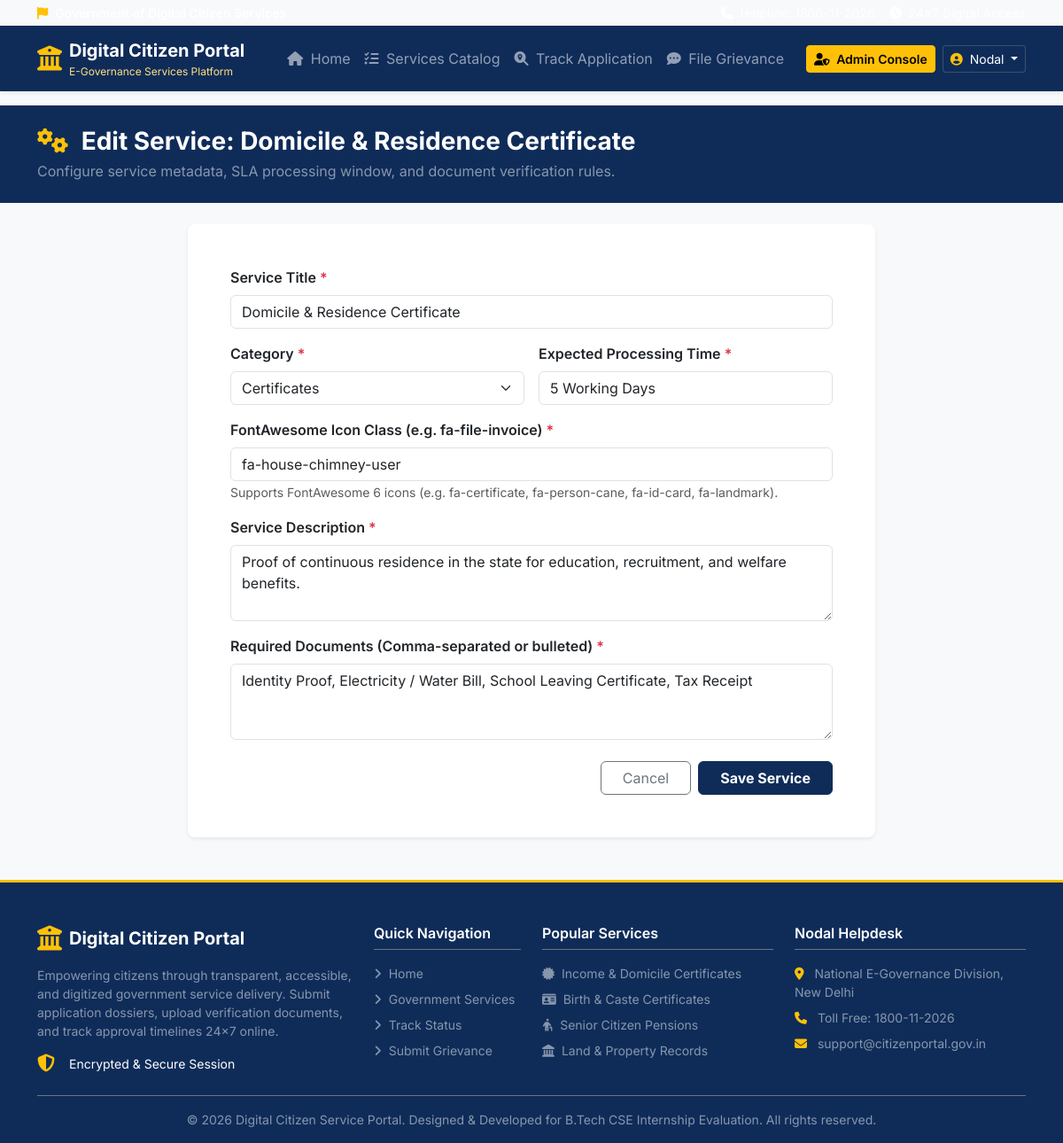
The app's page /admin/service/edit/2 (signed in) with its own data.
### app/models.py (models this page shows, shortened)
class User(UserMixin, db.Model):
    __tablename__ = 'users'
    id = db.Column(db.Integer, primary_key=True)
    name = db.Column(db.String(120), nullable=False)
    email = db.Column(db.String(120), unique=True, nullable=False, index=True)
    mobile = db.Column(db.String(15), nullable=False)
    password_hash = db.Column(db.String(256), nullable=False)
    role = db.Column(db.String(20), nullable=False, default='citizen') # 'citizen' or 'admin'
    address = db.Column(db.Text, nullable=True)
    state = db.Column(db.String(80), nullable=True)
    district = db.Column(db.String(80), nullable=True)
    created_at = db.Column(db.DateTime, default=datetime.utcnow)
    applications = db.relationship('Application', backref='user', lazy=True, cascade="all, delete-orphan")
    grievances = db.relationship('Grievance', backref='user', lazy=True)
    notifications = db.relationship('Notification', backref='user', lazy=True, cascade="all, delete-orphan")
    def is_admin(self):
        return self.role == 'admin'

class Service(db.Model):
    __tablename__ = 'services'
    id = db.Column(db.Integer, primary_key=True)
    name = db.Column(db.String(150), nullable=False)
    description = db.Column(db.Text, nullable=False)
    required_documents = db.Column(db.Text, nullable=False) # Store comma-separated or formatted list
    processing_time = db.Column(db.String(50), nullable=False) # e.g. "7 Working Days"
    category = db.Column(db.String(80), nullable=False, default='Certificates') # e.g., Certificates, Pensions, Revenue, Others
    icon = db.Column(db.String(50), default='fa-file-medical')
    created_at = db.Column(db.DateTime, default=datetime.utcnow)
    applications = db.relationship('Application', backref='service', lazy=True)

### app/routes/admin.py (the view, shortened to what this page needs)
@admin_bp.route('/service/edit/<int:service_id>', methods=['GET', 'POST'])
@login_required
@admin_required
def edit_service(service_id):
    service = Service.query.get_or_404(service_id)
    form = ServiceForm()
    if request.method == 'GET':
        form.name.data = service.name
        form.description.data = service.description
        form.required_documents.data = service.required_documents
        form.processing_time.data = service.processing_time
        form.category.data = service.category
        form.icon.data = service.icon
    return render_template('admin/service_form.html', form=form, title=f'Edit Service: {service.name}')

### app/forms.py
class ServiceForm(FlaskForm):
    name = StringField('Service Title', validators=[DataRequired(), Length(min=3, max=150)])
    description = TextAreaField('Service Description', validators=[DataRequired()])
    required_documents = TextAreaField('Required Documents (Comma-separated or bulleted)', validators=[DataRequired()])
    processing_time = StringField('Expected Processing Time', validators=[DataRequired(), Length(max=50)])
    category = SelectField('Category', choices=[
        ('Certificates', 'Certificates'),
        ('Pensions', 'Pensions'),
        ('Revenue', 'Revenue'),
        ('Others', 'Others')
    ], validators=[DataRequired()])
    icon = StringField('FontAwesome Icon Class (e.g. fa-file-invoice)', validators=[DataRequired()])
    submit = SubmitField('Save Service')

### app/utils.py (called while the page is built)
def admin_required(f):
    @wraps(f)
    def decorated_function(*args, **kwargs):
        if not current_user.is_authenticated:
            flash('Please log in with administrative credentials.', 'warning')
            return redirect(url_for('auth.login'))
        if not current_user.is_admin():
            flash('Access Denied. Administrative privileges required.', 'danger')
            return redirect(url_for('citizen.dashboard'))
        return f(*args, **kwargs)
    return decorated_function

### app/templates/admin/service_form.html (shortened to what this page needs)
{% extends "base.html" %}
{% block content %}
<div class="bg-navy text-white py-4 mb-4">
    <div class="container">
        <h1 class="h3 fw-bold mb-1"><i class="fa-solid fa-gears text-warning me-2"></i> {{ title }}</h1>
        <p class="text-white-50 mb-0">Configure service metadata, SLA processing window, and document verification rules.</p>
    </div>
</div>
<div class="container pb-5 max-w-800">
    <div class="card border-0 shadow-sm rounded-3">
        <div class="card-body p-4 p-md-5">
            <form method="POST">
                <div class="mb-3">
                    <label class="form-label fw-semibold text-dark">{{ form.name.label.text }} <span class="text-danger">*</span></label>
                    {{ form.name(class="form-control", placeholder="e.g. Income Certificate") }}
                </div>
                <div class="row g-3 mb-3">
                    <div class="col-md-6">
                        <label class="form-label fw-semibold text-dark">{{ form.category.label.text }} <span class="text-danger">*</span></label>
                        {{ form.category(class="form-select") }}
                    </div>
                    <div class="col-md-6">
                        <label class="form-label fw-semibold text-dark">{{ form.processing_time.label.text }} <span class="text-danger">*</span></label>
                        {{ form.processing_time(class="form-control", placeholder="e.g. 7 Working Days") }}
                    </div>
                </div>
                <div class="mb-3">
                    <label class="form-label fw-semibold text-dark">{{ form.icon.label.text }} <span class="text-danger">*</span></label>
                    {{ form.icon(class="form-control", placeholder="fa-file-invoice") }}
                    <small class="text-muted">Supports FontAwesome 6 icons (e.g. fa-certificate, fa-person-cane, fa-id-card, fa-landmark).</small>
                </div>
                <div class="mb-3">
                    <label class="form-label fw-semibold text-dark">{{ form.description.label.text }} <span class="text-danger">*</span></label>
                    {{ form.description(class="form-control", rows="3", placeholder="Detailed explanation of the government service...") }}
                </div>
                <div class="mb-4">
                    <label class="form-label fw-semibold text-dark">{{ form.required_documents.label.text }} <span class="text-danger">*</span></label>
                    {{ form.required_documents(class="form-control", rows="3", placeholder="Identity proof (Aadhaar), Address proof, Income slip...") }}
                </div>
                <div class="d-flex justify-content-end gap-2">
                    <a href="{{ url_for('admin.services') }}" class="btn btn-outline-secondary px-4">Cancel</a>
                    {{ form.submit(class="btn btn-navy fw-bold px-4") }}
                </div>
            </form>
        </div>
    </div>
</div>
{% endblock %}

### app/templates/components/navbar.html (shortened to what this page needs)
<nav class="navbar navbar-expand-lg navbar-dark bg-navy shadow-sm sticky-top" aria-label="Main navigation">
    <div class="container">
        <a class="navbar-brand d-flex align-items-center gap-2" href="{{ url_for('main.index') }}">
            <i class="fa-solid fa-building-columns fs-3 text-warning"></i>
            <div class="d-flex flex-column">
                <span class="fw-bold tracking-tight text-white fs-5 leading-tight">Digital Citizen Portal</span>
                <span class="fs-8 text-warning-light">E-Governance Services Platform</span>
            </div>
        </a>
        <div class="collapse navbar-collapse" id="navbarMain">
            <ul class="navbar-nav me-auto mb-2 mb-lg-0 ms-lg-4">
                <li class="nav-item">
                    <a class="nav-link {% if request.endpoint == 'main.index' %}active fw-semibold{% endif %}" href="{{ url_for('main.index') }}">
                        <i class="fa-solid fa-house me-1"></i> Home
                    </a>
                </li>
                <li class="nav-item">
                    <a class="nav-link {% if request.endpoint == 'main.services' %}active fw-semibold{% endif %}" href="{{ url_for('main.services') }}">
                        <i class="fa-solid fa-list-check me-1"></i> Services Catalog
                    </a>
                </li>
                <li class="nav-item">
                    <a class="nav-link {% if request.endpoint == 'main.track' %}active fw-semibold{% endif %}" href="{{ url_for('main.track') }}">
                        <i class="fa-solid fa-magnifying-glass-location me-1"></i> Track Application
                    </a>
                </li>
                <li class="nav-item">
                    <a class="nav-link {% if request.endpoint == 'main.grievance' %}active fw-semibold{% endif %}" href="{{ url_for('main.grievance') }}">
                        <i class="fa-solid fa-comment-dots me-1"></i> File Grievance
                    </a>
                </li>
            </ul>
            <div class="d-flex align-items-center gap-2">
                {% if current_user.is_authenticated %}
                    {% if current_user.is_admin() %}
                        <a href="{{ url_for('admin.dashboard') }}" class="btn btn-warning btn-sm fw-semibold">
                            <i class="fa-solid fa-user-shield me-1"></i> Admin Console
                        </a>
                    {% else %}
                        <a href="{{ url_for('citizen.dashboard') }}" class="btn btn-outline-light btn-sm fw-semibold">
                            <i class="fa-solid fa-gauge-high me-1"></i> My Dashboard
                        </a>
                    {% endif %}
                    <div class="dropdown">
                        <button class="btn btn-navy text-white dropdown-toggle border-secondary border-opacity-50 btn-sm" type="button" id="userMenu" data-bs-toggle="dropdown" aria-expanded="false">
                            <i class="fa-solid fa-circle-user text-warning me-1"></i> {{ current_user.name.split()[0] }}
                        </button>
                    </div>
                {% endif %}
            </div>
        </div>
    </div>
</nav>

### app/static/css/style.css (style rules this page uses)
:root { --navy-primary: #0f2c59; --navy-hover: #0a1f40; --gov-yellow: #ffb703; --gov-yellow-hover: #fb8500; --bg-light: #f8f9fa; --font-inter: 'Inter', system-ui, -apple-system, sans-serif; }
body { font-family: var(--font-inter); color: #2b2d42; background-color: var(--bg-light); }
.bg-navy { background-color: var(--navy-primary) !important; }
.btn-navy { background-color: var(--navy-primary); color: #ffffff; border: 1px solid var(--navy-primary); }
.text-warning-light { color: #ffe082; }
.max-w-800 { max-width: 800px; }
.fs-8 { font-size: 0.75rem; }

### records on screen
User: name "Nodal"
Service: name "Domicile & Residence Certificate", category "Certificates", processing_time "5 Working Days", icon "fa-house-chimney-user", description "Proof of continuous residence in the state for education, recruitment, and welfare benefits.", required_documents "Identity Proof, Electricity / Water Bill, School Leaving Certificate, Tax Receipt"

### other values on screen
{{ title }} "Edit Service: Domicile & Residence Certificate"
